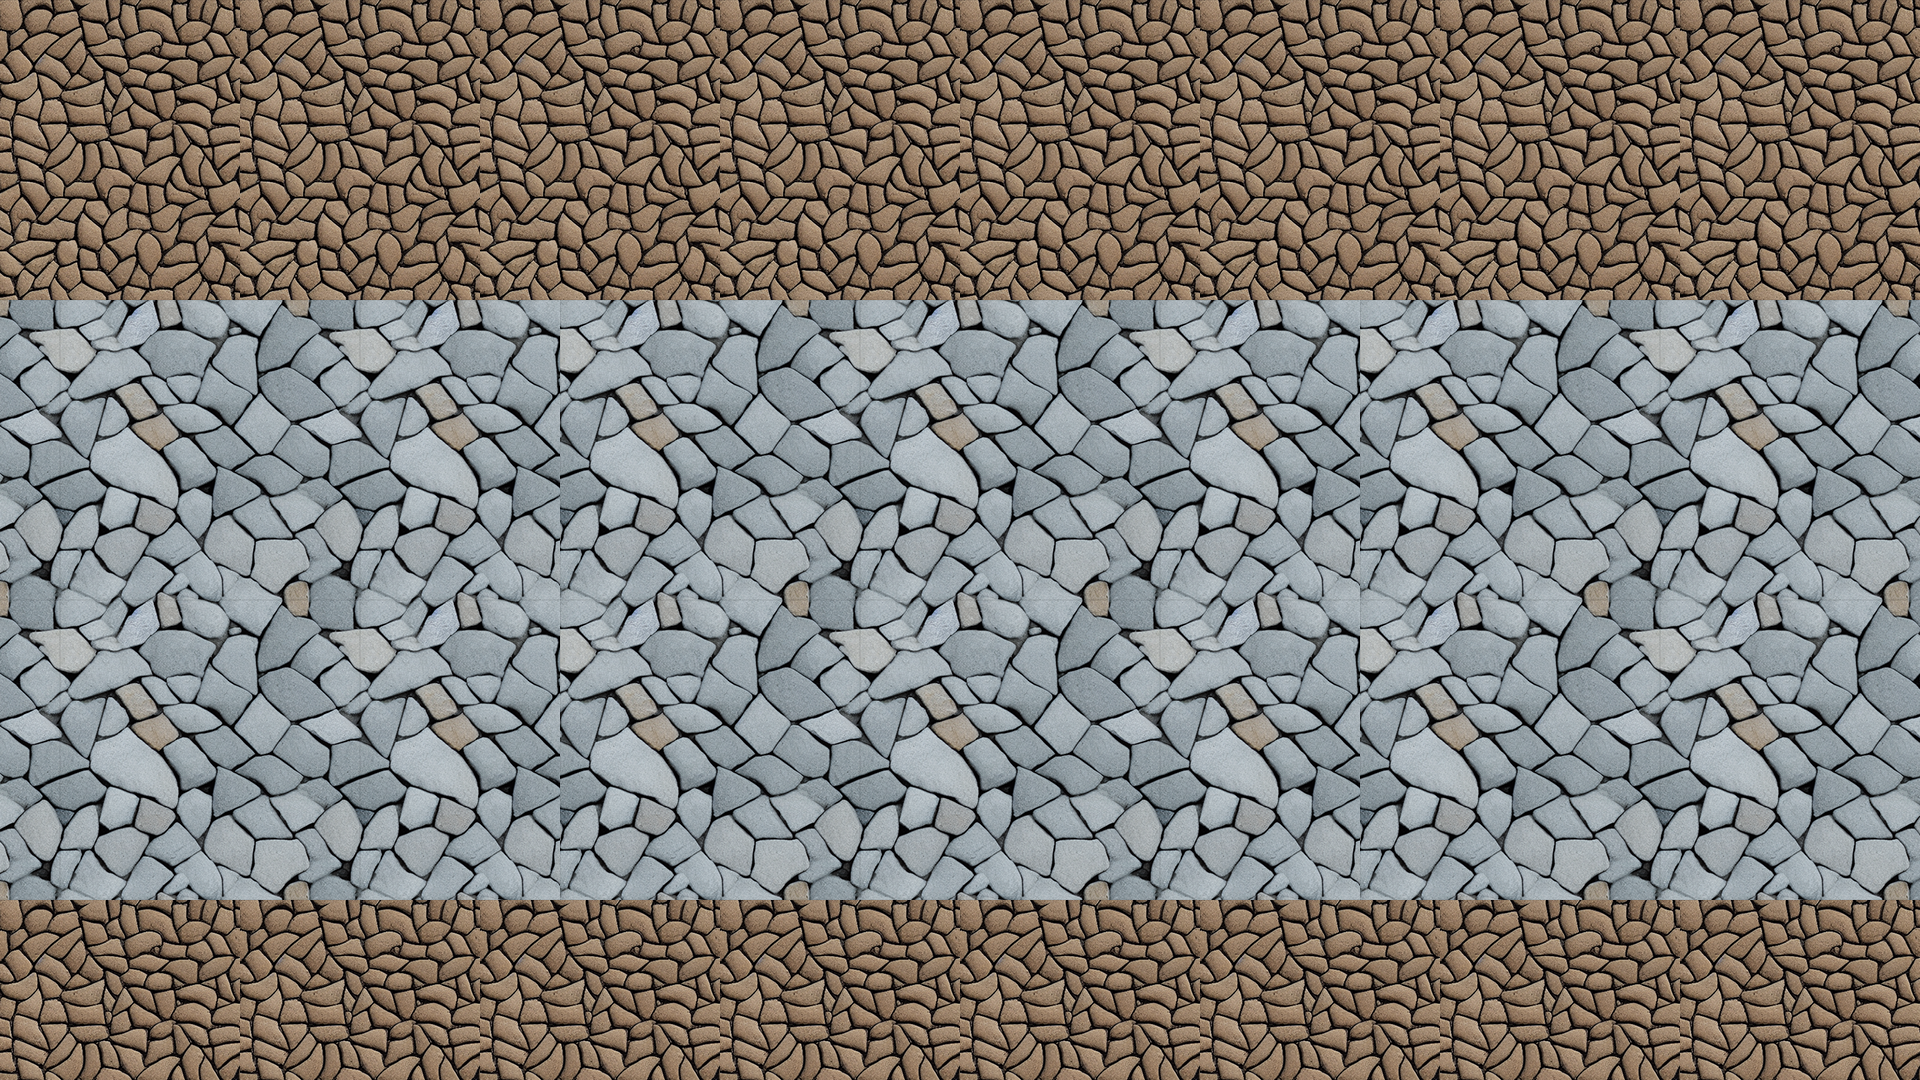

This is a level from a 2D game, rendered from its Tiled map with the project's own tilesets. A one-line summary and the complete map file follow:
An orthogonal 24x18 tile map with 80x60 px tiles, 1 tile layer (Tile Layer 1), 2 tilesets and 1 object.

<map version="1.9" tiledversion="1.9.2" orientation="orthogonal" renderorder="right-down" width="24" height="18" tilewidth="80" tileheight="60" infinite="0" nextlayerid="3" nextobjectid="2">
 <tileset firstgid="1" source="StoneFloorTileset2.tsx" />
 <tileset firstgid="101" source="SoilFloorTileset1.tsx" />
 <layer id="1" name="Tile Layer 1" width="24" height="18">
  <data encoding="csv">
140,141,142,140,141,142,140,141,142,140,141,142,140,141,142,140,141,142,140,141,142,140,141,142,
147,148,149,147,148,149,147,148,149,147,148,149,147,148,149,147,148,149,147,148,149,147,148,149,
154,155,156,154,155,156,154,155,156,154,155,156,154,155,156,154,155,156,154,155,156,154,155,156,
161,162,163,161,162,163,161,162,163,161,162,163,161,162,163,161,162,163,161,162,163,161,162,163,
168,169,170,168,169,170,168,169,170,168,169,170,168,169,170,168,169,170,168,169,170,168,169,170,
4,5,6,7,8,9,10,1,2,3,4,5,6,7,8,9,10,1,2,3,4,5,6,7,
14,15,16,17,18,19,20,11,12,13,14,15,16,17,18,19,20,11,12,13,14,15,16,17,
24,25,26,27,28,29,30,21,22,23,24,25,26,27,28,29,30,21,22,23,24,25,26,27,
34,35,36,37,38,39,40,31,32,33,34,35,36,37,38,39,40,31,32,33,34,35,36,37,
44,45,46,47,48,49,50,41,42,43,44,45,46,47,48,49,50,41,42,43,44,45,46,47,
4,5,6,7,8,9,10,1,2,3,4,5,6,7,8,9,10,1,2,3,4,5,6,7,
14,15,16,17,18,19,20,11,12,13,14,15,16,17,18,19,20,11,12,13,14,15,16,17,
24,25,26,27,28,29,30,21,22,23,24,25,26,27,28,29,30,21,22,23,24,25,26,27,
34,35,36,37,38,39,40,31,32,33,34,35,36,37,38,39,40,31,32,33,34,35,36,37,
44,45,46,47,48,49,50,41,42,43,44,45,46,47,48,49,50,41,42,43,44,45,46,47,
140,141,142,140,141,142,140,141,142,140,141,142,140,141,142,140,141,142,140,141,142,140,141,142,
147,148,149,147,148,149,147,148,149,147,148,149,147,148,149,147,148,149,147,148,149,147,148,149,
154,155,156,154,155,156,154,155,156,154,155,156,154,155,156,154,155,156,154,155,156,154,155,156
</data>
 </layer>
 <objectgroup id="2" name="Object Layer 1">
  <object id="1" x="1.52188" y="-1.52188" width="1914.52" height="168.928" />
 </objectgroup>
</map>
